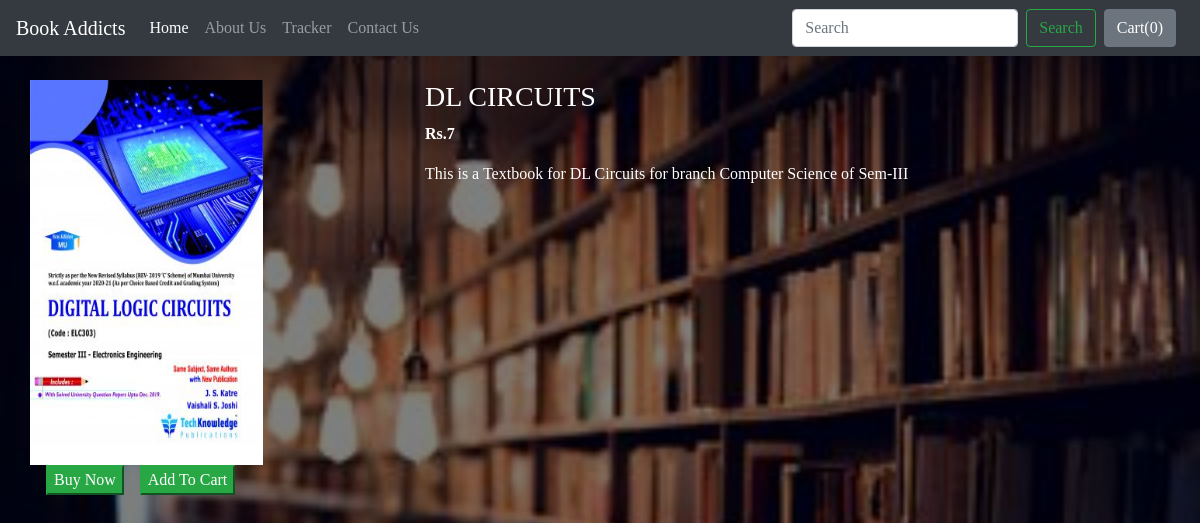
The app's page /shop/productView/5 with its own data.
### shop/models.py (models this page shows, shortened)
class Product(models.Model):
    product_id=models.AutoField
    product_name=models.CharField(max_length=50)
    category=models.CharField(max_length=50,default="")
    subcategory=models.CharField(max_length=50,default="")
    price=models.IntegerField(default=0)
    desc=models.CharField(max_length=300)
    pub_date=models.DateField()
    image= models.ImageField(upload_to="shop/images",default="")

### shop/views.py (the view)
# urls.py: path("productView/<int:myid>",views.productView, name="ProductView"),
def productView(request, myid):
    product = Product.objects.filter(id=myid)
    return render(request,'shop/productView.html',{'product':product[0]})

### shop/templates/shop/productView.html (shortened to what this page needs)
{% extends 'shop/basic.html' %}
{% block body %}
<div class="container my-4">
    <div class="row">
        <div class="col-md-4">
            <div class="row">
                <img src="/media/{{product.image}}" width="233px" height="385px">
            </div>
            <div class="row">
                <button class="btn-success mx-3">Buy Now</button>
                <button class="btn-success">Add To Cart</button>
            </div>
        </div>
        <div class="col-md-8">
            <h3>{{product.product_name}}</h3>
            <p><b> Rs.{{product.price}}</b></p>
            <p>{{product.desc}}</p>
        </div>
    </div>
</div>
{% endblock %}

### records on screen
Product: image (picture), product_name "DL CIRCUITS", price "7", desc "This is a Textbook for DL Circuits for branch Computer Science of Sem-III"
